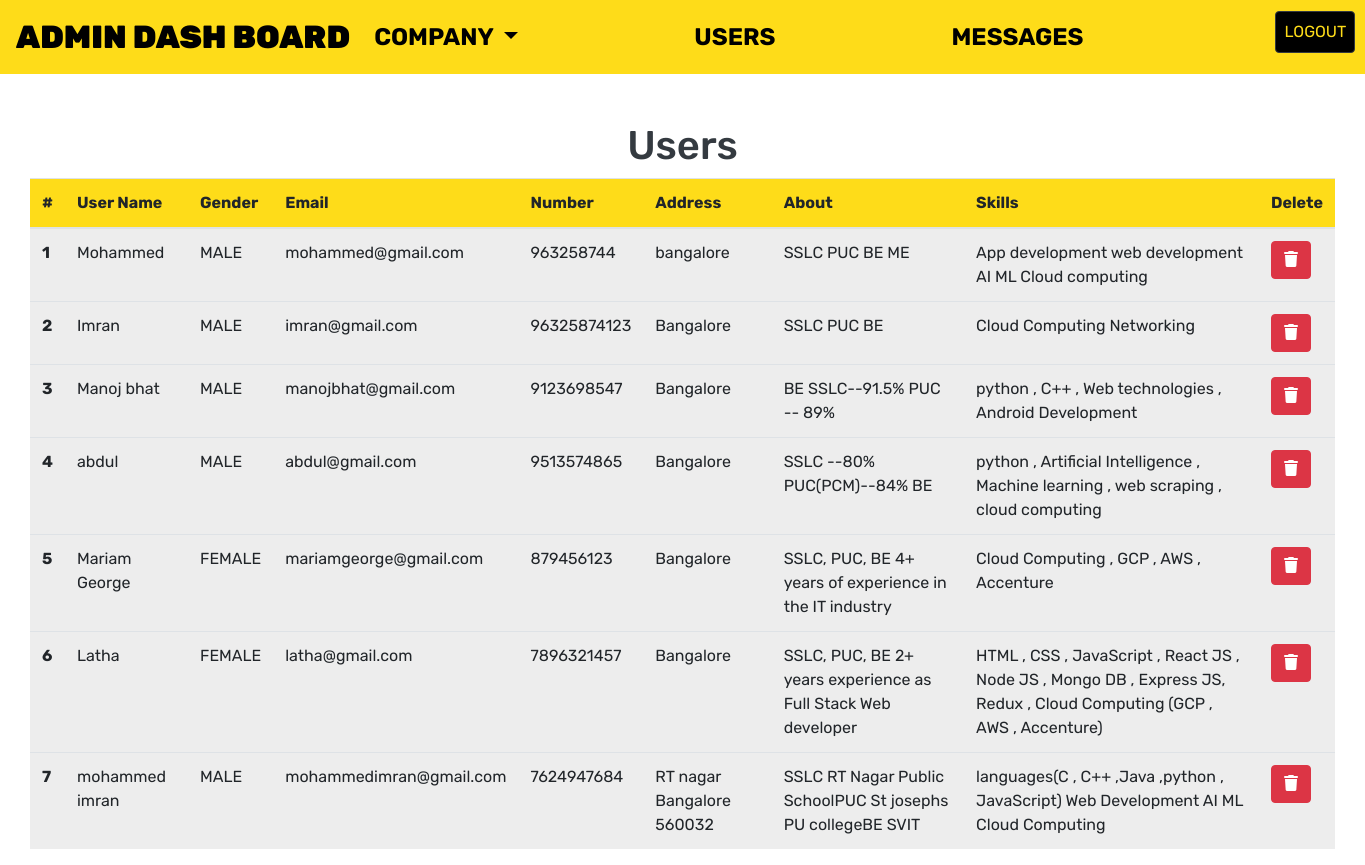
/admin/user_admin.php (signed in), run on the app's committed database.
### tables this page shows
CREATE TABLE `user_db` (
  `user_id` int(11) NOT NULL,
  `user_name` varchar(255) NOT NULL,
  `user_gender` varchar(255) NOT NULL,
  `user_email` varchar(255) NOT NULL,
  `user_number` varchar(255) NOT NULL,
  `user_address` varchar(255) NOT NULL,
  `user_about` varchar(255) NOT NULL,
  `user_skills` varchar(255) NOT NULL,
  `user_resume` varchar(255) NOT NULL,
  `user_password` varchar(255) NOT NULL,
  `datetime` datetime NOT NULL DEFAULT current_timestamp()
);

### admin/user_admin.php (the view, shortened to what this page needs)
<!DOCTYPE html>
<html lang="en">
<head>
    <link rel="stylesheet" href="https://cdn.jsdelivr.net/npm/bootstrap@4.5.3/dist/css/bootstrap.min.css"
>
        <link rel="stylesheet" href="/jobalert.in/user/style.css">
</head>
<body>
    <?php
include '_dbconnect.php';
?>
    <?php
include("_admin_navbar.php");
?>
<div class="container-fluid mt-4 pt-4">
<div class="container-fluid">
<table class="table table-responsive-sm  table-responsive-md ">
  <thead class="thead">
  <h1 class="text-dark text-center"> Users</h1>
    <tr>
      <th scope="col">#</th>
      <th scope="col">User Name</th>
      <th scope="col">Gender</th>
      <th scope="col">Email</th>
      <th scope="col">Number</th>
      <th scope="col">Address</th>
      <th scope="col">About</th>
      <th scope="col">Skills</th>
      <th scope="col">Delete</th>
    </tr>
  </thead>
  <tbody>
  <?php
$sql = "SELECT * FROM `user_db`";
$result = mysqli_query($conn ,$sql);
$count=0;
while($row = mysqli_fetch_assoc($result)){
    $user_id=$row['user_id'];
    $user_name=$row['user_name'];
    $user_gender=$row['user_gender'];
    $user_email=$row['user_email'];
    $user_number=$row['user_number'];
    $user_address=$row['user_address'];
    $user_about=$row['user_about'];
    $user_skills=$row['user_skills'];
    $count++;
    echo'<tr>
      <th scope="row">'.$count.'</th>
      <td>'.$user_name.'</td>
      <td>'.$user_gender.'</td>
      <td>'.$user_email.'</td>
      <td>'.$user_number.'</td>
      <td>'.$user_address.'</td>
      <td>'.$user_about.'</td>
      <td>'.$user_skills.'</td>
     <td><a class="btn btn-danger"  href="user_admin_delete.php?user_id='.$user_id.'"><i class="fas fa-trash"></i></a></td>
    </tr>';}
    ?>
  </tbody>
</table>
    </div>
</div>
</body>
</html>

### admin/_admin_navbar.php (shortened to what this page needs)
<nav class="navbar navbar-expand-lg navbar-light bg-light">
    <a class="navbar-brand" href="dashboard.php">ADMIN DASH BOARD</a>
    <div class="collapse navbar-collapse" id="navbarSupportedContent">
        <ul class="navbar-nav ml-auto ml-4">
            <li class="nav-item dropdown">
                <a class="nav-link dropdown-toggle" style="font-size:1.5rem;margin-right:10rem; "
                    href="company_admin.php" id="navbarDropdown" role="button" data-toggle="dropdown"
                    aria-haspopup="true" aria-expanded="false">
                    Company
                </a>
            <li class="nav-item">
                <a class="nav-link" style="font-size:1.5rem;margin-right:10rem;" href="user_admin.php">Users</a>
            </li>
            <li class="nav-item">
                <a class="nav-link" style="font-size:1.5rem;margin-right:10rem;" href="message_admin.php">Messages</a>
            </li>
            <li class="nav-item  ml-4">
                <a class=" btn nav-link btn-dark  btn-logout" href="admin_logout.php">Logout</a>
            </li>
        </ul>
    </div>
</nav>

### user/style.css (style rules this page uses)
* { margin: 0; padding: 0; box-sizing: border-box; }
body { font-family: 'Rubik', sans-serif !important; }
.navbar { background-color:#fedc19 !important; text-transform: uppercase; font-weight: bolder; }
.navbar-brand { font-size: 2rem !important; color: black !important; font-weight: bolder; }
.navbar li a { font-size: 1rem; text-decoration: capitalize; text-transform: uppercase; color:#000 !important; }
.nav-item .btn-logout { background-color: #000; color: #fedc19 !important; }
.btn-logout { background-color: #000; color: #fedc19 !important; }
.table { background-color: #ededed; }
.thead { background-color: #fedc19 !important; }

### data on the page
user_db: user_name "Mohammed", user_gender "MALE", user_email "mohammed@gmail.com", user_number "963258744", user_address "bangalore", user_about "SSLC PUC BE ME", user_skills "App development web development AI ML Cloud computing"
user_db: user_name "Imran", user_gender "MALE", user_email "imran@gmail.com", user_number "96325874123", user_address "Bangalore", user_about "SSLC PUC BE", user_skills "Cloud Computing Networking"
user_db: user_name "Manoj bhat", user_gender "MALE", user_email "manojbhat@gmail.com", user_number "9123698547", user_address "Bangalore", user_about "BE SSLC--91.5% PUC -- 89%", user_skills "python , C++ , Web technologies , Android Development"
user_db: user_name "abdul", user_gender "MALE", user_email "abdul@gmail.com", user_number "9513574865", user_address "Bangalore", user_about "SSLC --80% PUC(PCM)--84% BE", user_skills "python , Artificial Intelligence , Machine learning , web scraping , cloud computing"
user_db: user_name "Mariam George", user_gender "FEMALE", user_email "mariamgeorge@gmail.com", user_number "879456123", user_address "Bangalore", user_about "SSLC, PUC, BE 4+ years of experience in the IT industry", user_skills "Cloud Computing , GCP , AWS , Accenture"
user_db: user_name "Latha", user_gender "FEMALE", user_email "latha@gmail.com", user_number "7896321457", user_address "Bangalore", user_about "SSLC, PUC, BE 2+ years experience as Full Stack Web developer", user_skills "HTML , CSS , JavaScript , React JS , Node JS , Mongo DB , Express JS, Redux , Cloud Computing (GCP , AWS , Accenture)"
user_db: user_name "mohammed imran", user_gender "MALE", user_email "mohammedimran@gmail.com", user_number "7624947684", user_address "RT nagar Bangalore 560032", user_about "SSLC RT Nagar Public SchoolPUC St josephs PU collegeBE SVIT", user_skills "languages(C , C++ ,Java ,python , JavaScript) Web Development AI ML Cloud Computing"
